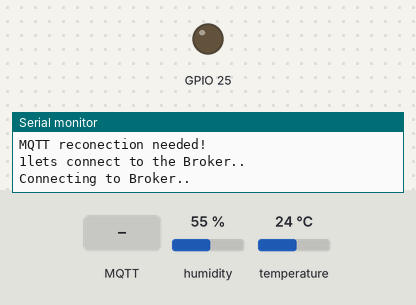
Bench run of a sketch on a simulated ESP8266 (NodeMCU). Shown: output pins drawn as LEDs (lit = HIGH), the last lines printed to the serial monitor. Inputs (shaded band) come from the test bench; at power-on: humidity 55 %, temperature 24 °C. WiFi joins after 1.5 s; servers stay silent unless stated; no MQTT or app messages arrive unless stated.

Above: at 6.2 s.
6.3 s: MQTT message "on" arrives on the first subscribed topic
At 8.5 s:
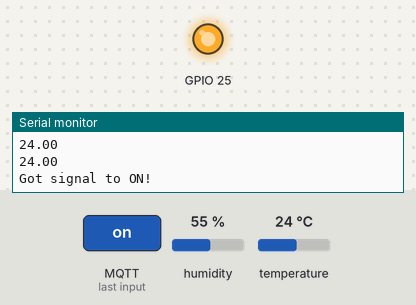
9.1 s: MQTT message "off" arrives on the first subscribed topic
At 10.4 s:
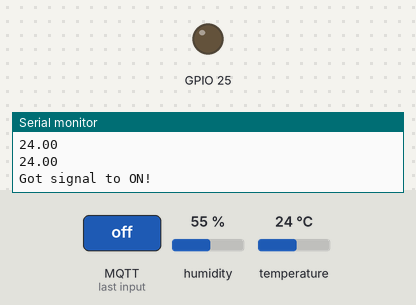
Timing chart, 0 to 12.1 s (numbered marks = the images above; inputs shaded):
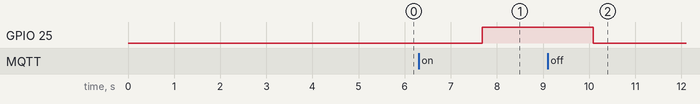

The sketch:

mqtt_dht11.ino
```cpp
#include <ESP8266WiFi.h>
#include <PubSubClient.h>
#include <Adafruit_Sensor.h>
#include <DHT.h>


const char* ssid = "<WIFI NETWORK>";
const char* password = "<WIFI PASSWORD>";

const char* clientId = "<CHOSE A NAME FOR YOUR DEVICE>";
const char* mqtt_user = "<BROKER USER>";
const char* mqtt_pwd = "<BROKER PASSWORD>";
const char* host = "<BROQUER IP/HOST NAME>"; //remembering the

#define DHTPIN 5
#define DHTTYPE DHT11

DHT dht(DHTPIN, DHTTYPE);

float t = 0.0;
float h = 0.0;

unsigned long previousMillis = 0; //ultima vez que o dht fez uma leitura

WiFiClient ethClient;
PubSubClient client(ethClient);


void callback(char* topic, byte* payload, unsigned int length) {


  if (strcmp(topic, "g/manual") == 0) {
    if (!strncmp((char*)payload, "on", length)) {
      Serial.println("Got signal to ON!");
      digitalWrite(25, HIGH);
      delay(200);
    } else if (!strncmp((char*)payload, "off", length)) {
      digitalWrite(25, LOW);
      delay(200);
    }
  }
}


void wifiConnect() {
  WiFi.begin(ssid,password); //WiFi.begin(ssid,password,0,myMac,true);
  while (WiFi.status() != WL_CONNECTED) {
    delay(500);
    Serial.println("Connecting to WiFi..");

    Serial.println(WiFi.status());
  }
  Serial.println("Connected to the WiFi network");
  Serial.println(WiFi.BSSIDstr());
}

void mqttConnect() {
  if (WiFi.status() != WL_CONNECTED) {
    Serial.println("Missing WiFi..");
    Serial.println(WiFi.status());

    delay(1200);
    //wifiConnect();
  } else {
    if (!client.connected()) {
      Serial.println("1lets connect to the Broker..");
      if (client.connect(clientId, mqtt_user, mqtt_pwd)) {
        Serial.println("Connecting to Broker..");

        client.subscribe("g/manual");
      }
    }
  }
}


void setup() {
  pinMode(25, OUTPUT);
  Serial.begin(9600);

  WiFi.enableSTA(true);
  WiFi.enableAP(false);
  WiFi.setAutoConnect(true);
  WiFi.begin(ssid,password);


  client.setServer(host, 1883);
  client.setCallback(callback);

  dht.begin();


}

void loop() {
  if (!client.connected()) {
    Serial.println("MQTT reconection needed!");
    mqttConnect();
  } else {
    client.loop();
    delay(1200);
  }
  unsigned long currentMillis = millis();
  if (currentMillis - previousMillis >= 5000) {
      float newT = dht.readTemperature();
      if (isnan(newT)) {
        Serial.println("Failed to read temperature from DHT sensor!");
      }
      else {
        char msg_out[20];
        dtostrf(newT, 2,2,msg_out);
        Serial.println(msg_out);

        client.publish("temperature/Periodic", msg_out);

        if( t != newT){
          client.publish("temperature/OnChange", msg_out);
          t = newT;
        }

        Serial.println(t);
      }
    previousMillis = millis();

  }
  delay(1001);

}
```

Measured:
- after the input at 6.3 s, GPIO 25: LOW → HIGH after 1.4 s
- after the input at 9.1 s, GPIO 25: HIGH → LOW after 0.98 s
